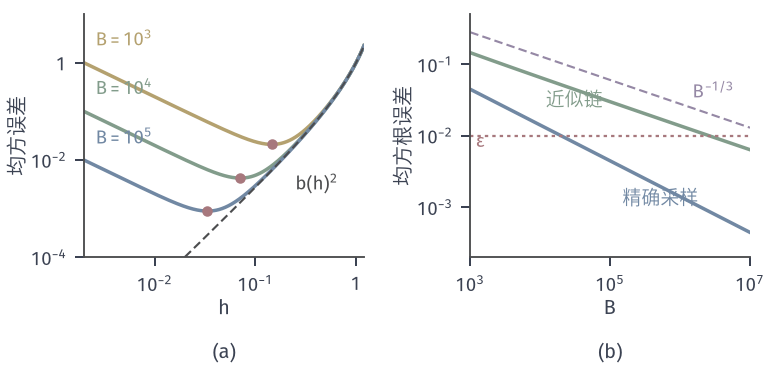

Write the Python code that produced this figure.
from pathlib import Path
import sys
HERE = Path(__file__).resolve().parent
sys.path.insert(0, str(HERE.parent/"budget-common"))
from budget_fig import *
# Approximate chain X' = (1-h) X + sqrt(2h) eps on target N(0,1), integrand f(x) = x^2, I = 1, started in stationarity.
# Stationary law N(0, v), v = 2/(2-h): bias b(h) = h/(2-h).  Long-run variance of x^2 under AR(1) with rho = 1-h:
# sigma_LR^2(h) = 2 v^2 (1+rho^2)/(1-rho^2).  One step costs one unit, so budget B gives B steps.
# MSE(h, B) = b(h)^2 + sigma_LR^2(h)/B (asymptotic in B).  (b) compares the optimised MSE with an exact sampler
# (iid N(0,1), Var(x^2)=2, cost 1 per sample).
def parts(h):
    v = 2/(2-h); r = 1-h
    return h/(2-h), 2*v*v*(1+r*r)/(1-r*r)
hs = np.exp(np.linspace(np.log(2e-3), np.log(1.2), 600))
fig, axs = figure(width_mm=108, height_mm=52, ncols=2)
a1, a2 = axs
panel(fig, left=.11, right=.98, bottom=.3, top=.96, wspace=.38)
b, lr = parts(hs)
facts = {}
for B, c in [(1e3, YELLOW), (1e4, GREEN), (1e5, BLUE)]:
    m = b*b+lr/B; k = m.argmin()
    a1.plot(hs, m, color=c, lw=1.4); dot(a1, hs[k], m[k])
    facts['B=%g' % B] = {'h_opt': hs[k], 'mse_opt': m[k]}
a1.plot(hs, b*b, color=STROKE, lw=.85, ls=DASH)
a1.set_xscale('log'); a1.set_yscale('log'); a1.set_xlim(2e-3, 1.2); a1.set_ylim(1e-4, 10)
logticks(a1, [-2, -1, 0], 'x'); logticks(a1, [-4, -2, 0])
lab(a1, 2.6e-3, 2.2, r'$B=10^{3}$', YELLOW); lab(a1, 2.6e-3, .22, r'$B=10^{4}$', GREEN); lab(a1, 2.6e-3, .022, r'$B=10^{5}$', BLUE)
lab(a1, .25, 2.4e-3, r'$b(h)^{2}$', STROKE)
axlab(a1, r'$h$', '均方误差')
Bs = np.logspace(3, 7, 60)
opt = []
hh = np.exp(np.linspace(np.log(1e-4), np.log(1.2), 6000)); bb, ll = parts(hh)
for B in Bs:
    opt.append(math.sqrt((bb*bb+ll/B).min()))
a2.plot(Bs, np.sqrt(2/Bs), color=BLUE, lw=1.4); a2.plot(Bs, opt, color=GREEN, lw=1.4)
a2.plot(Bs, 2.8*Bs**(-1/3), color=PURPLE, lw=.85, ls=DASH)
a2.axhline(.01, color=RED, lw=.9, ls=DOT)
a2.set_xscale('log'); a2.set_yscale('log'); a2.set_xlim(1e3, 1e7); a2.set_ylim(2e-4, .5)
logticks(a2, [3, 5, 7], 'x'); logticks(a2, [-3, -2, -1])
lab(a2, 1.5e5, .0011, '精确采样', BLUE); lab(a2, 1.2e4, .026, '近似链', GREEN)
lab(a2, 1.5e6, .034, r'$B^{-1/3}$', PURPLE); lab(a2, 1.2e3, .0068, r'$\varepsilon$', RED)
axlab(a2, r'$B$', '均方根误差')
tags(fig, axs)
facts['exact_B_for_rmse_0.01'] = 2/1e-4
for B in np.logspace(4, 8, 2001):
    if (bb*bb+ll/B).min() <= 1e-4:
        facts['approx_B_for_rmse_0.01'] = B; break
save(fig, HERE, 'figure', facts)
print(facts)
